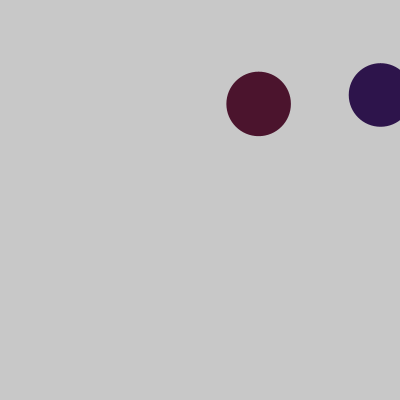
Frame 1 (no input)
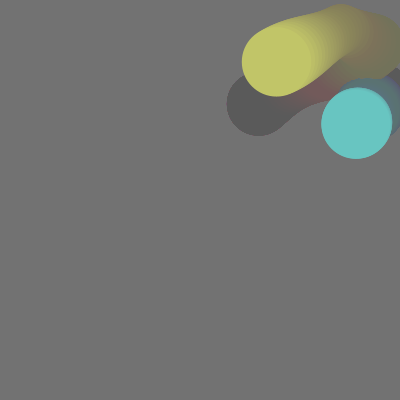
Frame 60 (the mouse pressed at the canvas centre just before this capture)
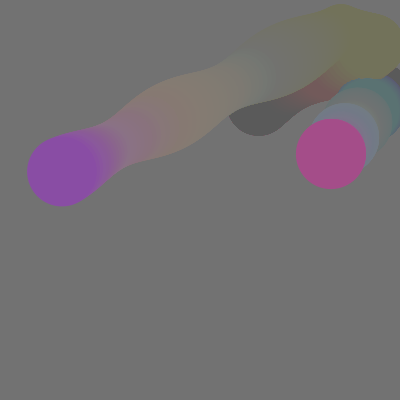
Frame 120 (the mouse held since frame 60 and released just before this capture)

The Processing sketch that drew these frames (run headless with seeded random() and noise(); from frame 60 on, the mouse is pressed at the canvas centre):

// Processing sketch: processing_51529
// ── processing_51529.pde

//bouncing
//copyright benjmain corwin 2012
float a, b, c, w, sd, bx, by, lx, ly, lxSpeed, lySpeed, bxSpeed, bySpeed, clra, clrb, clrc;


void setup()
{
  size (400,400);
  noStroke();
  bx = random(400);//bouncing object x
  by = random(400);//bouncing object y
  lx = random(400);//looping oject x
  ly = random(400);//looping object y
  sd = 60;
  bxSpeed = random(-5,5);
  bySpeed = random(-5,5);
  lxSpeed = random(-5,5);
  lySpeed = random(-5,5);
  a = random(225);//starting color red
  b = random(225);//starting color green
  c = random(225);//starting color blue
  clra = 2;//color
  clrb = 3;//color
  clrc = 1;//color
  w = 1;// ossolation of ellipse
}
void draw()
{

  prepWindow();
  drawObjectbounce(bx, by, sd);
  drawObjectloop(lx,ly,sd);
  objectBounce();
  objectLoop();
  colorObject();
}

void prepWindow()
{
  fill (112, 10);
  rect ( 0, 0, width, height);
}

void drawObjectbounce(float x, float y, float d)
{
  w = w + .1;
  fill(a,b,c);
  ellipse(x, y ,d + 10 * cos(w) ,d + 10 * cos(w));
}

void drawObjectloop(float x, float y, float d)
{
  w = w + .1;
  fill(c,b,a);
  ellipse(x, y, d + 10 * cos(w), d + 10 * cos(w));
}


void objectBounce()
{
  bx = bx + bxSpeed;
  if (bx >= width - sd/2)
  {
    bxSpeed = -bxSpeed;
  }
  else if (bx <= sd/2 )
  {
    bxSpeed = -bxSpeed;
  }
  
  by = by + bySpeed;
  if ( by >= height - sd/2)
  {
    bySpeed = -bySpeed;
  }
  else if (by <= sd/2)
  {
    bySpeed = -bySpeed;
  }
}

void objectLoop()
{
  lx = lx + lxSpeed;
  if (lx > width)
  {
    lx = 0;
  }
  else if (lx < 0)
  {
    lx = width;
  }
  
  ly = ly + lySpeed;
  if ( ly > height)
  {
    ly = 0;
  }
  else if (ly < 0)
  {
    ly = height;
  }
}


void colorObject()
{
  a = a + clra;
  b = b + clrb;
  c = c + clrc;
  
  if (a >= 225)
  {
    clra = - clra;
  }
  else if (a <= 0)
  {
    clra = - clra;
  }
  
  if (b >= 225)
  {
    clrb = - clrb;
  }
  else if (b <= 0 )
  {
    clrb = - clrb;
  }
  
  if (c >= 225)
  {
    clrc = - clrc;
  }
  else if (c >= 225)
  {
    clrc = - clrc;
  } 
}

                
